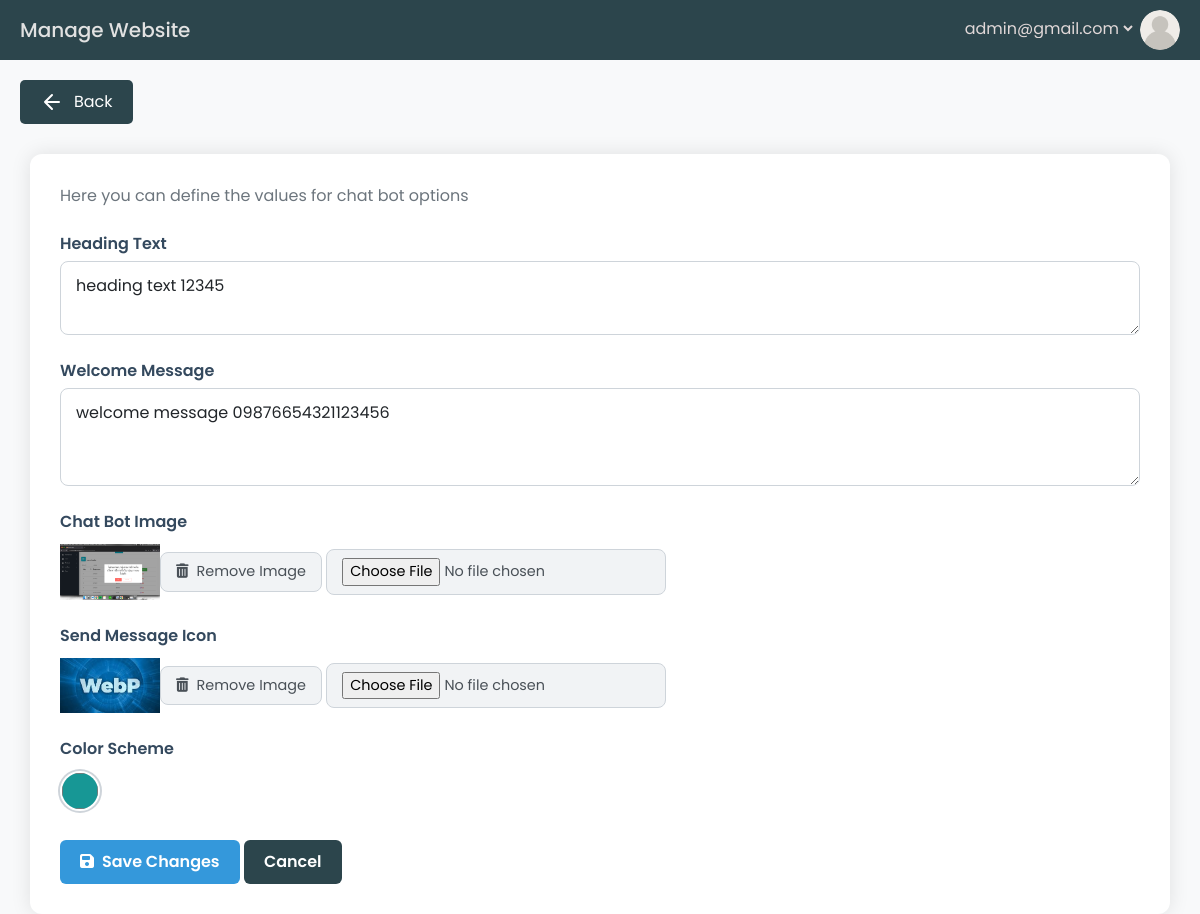
/add-website-configuration/1/ (signed in), run on the app's committed database.
### accounts/models.py (models this page shows, shortened)
class User(AbstractBaseUser):
    first_name = models.CharField(max_length=50, null=True, blank=True)
    last_name = models.CharField(max_length=50, null=True, blank=True)
    email = models.EmailField(max_length=100, unique=True)
    is_active = models.BooleanField(default=True)
    is_admin = models.BooleanField(default=False)
    is_staff = models.BooleanField(default=False)
    is_superuser = models.BooleanField(default=False)
    objects = UserManager()
    USERNAME_FIELD = 'email'

### base_app/models.py (models this page shows, shortened)
class WebsiteConfiguration(models.Model):
    website = models.OneToOneField(Website, on_delete=models.CASCADE)
    chat_bot_image = models.ImageField(upload_to='chatbot_images/')
    heading_text = models.CharField(max_length=500, null=True, blank=True)
    welcome_message = models.TextField(max_length=700, null=True, blank=True)
    send_message_icon = models.ImageField(upload_to='send_message_icons/')
    color_scheme = models.CharField(max_length=7, null=True, blank=True)

### base_app/views.py (the view, shortened to what this page needs)
# urls.py: path('add-website-configuration/<int:website_id>/', views.add_website_configuration, name='add_website_config'),
@login_required
def add_website_configuration(request, website_id=None):
    if website_id:
        website = get_object_or_404(Website, pk=website_id)  # Fetch existing website to update
        websiteConfig = website.websiteconfiguration
    else:
        websiteConfig = WebsiteConfiguration()
    return render(request, 'base_app/WebsiteConfiguration.html', {'websiteConfig': websiteConfig})

### base_app/templates/base_app/WebsiteConfiguration.html (shortened to what this page needs)
<!DOCTYPE html>
{% load static %}
<html lang="en">
<head>
    <link href="https://cdn.jsdelivr.net/npm/bootstrap@5.2.3/dist/css/bootstrap.min.css" rel="stylesheet">
    <link href="https://cdnjs.cloudflare.com/ajax/libs/font-awesome/6.4.0/css/all.min.css" rel="stylesheet">
</head>
<body>
    <header>
        <div class="header_bg_sec">
            <h1>Manage Website</h1>
            <div class="user-info">
                <select id="user-dropdown" class="user-dropdown">
                    <option value="email">{{ request.user.email }}</option>
                </select>
                <img src="{% static 'base_app/icons/user_avatar.png' %}" alt="User Avatar" class="user-avatar">
            </div>
        </div>
    </header>
    <div class="back-btn-sec">
        <a href="{% url 'home' %}">
            <button class="back-btn">
                <svg xmlns="http://www.w3.org/2000/svg" width="24" height="24" viewBox="0 0 24 24" fill="none" stroke="currentColor" stroke-width="2" stroke-linecap="round" stroke-linejoin="round">
                    <path d="M19 12H5M12 19l-7-7 7-7"/>
                </svg>
                Back
            </button>
        </a>
    </div>
    <div class="container settings-container">
        <p class="text-muted mb-4">Here you can define the values for chat bot options</p>
        <form method="POST" enctype="multipart/form-data">
            <div class="mb-4">
                <label for="headingText" class="form-label">Heading Text</label>
                <textarea class="form-control" id="headingText" rows="2" name="heading_text" placeholder="Enter heading text">{{ websiteConfig.heading_text|default:'' }}</textarea>
            </div>
            <div class="mb-4">
                <label for="welcomeMessage" class="form-label">Welcome Message</label>
                <textarea class="form-control" id="welcomeMessage" rows="3" name="welcome_message" placeholder="Enter welcome message">{{ websiteConfig.welcome_message|default:'' }}</textarea>
            </div>
            <div class="image-section mb-4">
                <div class="image-section-title">Chat Bot Image</div>
                <div class="d-flex align-items-center">
                    {% if websiteConfig.chat_bot_image %}
                        <img src="{{ websiteConfig.chat_bot_image.url }}" alt="Current chatbot Image" style="max-width: 100px; max-height: 100px;"><br>
                    {% else %}
                        <img src="https://via.placeholder.com/80x80/ff69b4/ffffff?text=Bot" alt="Chat Bot" class="image-preview">
                    {% endif %}
                    <div>
                        <button type="button" class="btn btn-upload" id="remove_image" onclick="removeImage('chatbot_image')">
                            <i class="fas fa-trash-alt me-2"></i>Remove Image
                        </button>
                        <input type="file" id="chatbot_image" class="btn btn-upload" name="chatbot_image" >
                    </div>
                </div>
            </div>
            <div class="image-section mb-4">
                <div class="image-section-title">Send Message Icon</div>
                <div class="d-flex align-items-center">
                    {% if websiteConfig.send_message_icon %}
                        <img src="{{ websiteConfig.send_message_icon.url }}" alt="Send Message Icon" style="max-width: 100px; max-height: 100px;"><br>
                    {% else %}
                        <img src="https://via.placeholder.com/80x80/ffd700/ffffff?text=Send" alt="Send Message Icon" class="image-preview">
                    {% endif %}
                    <div>
                        <button type="button" class="btn btn-upload" id="remove_image" onclick="removeImage('send_message_icon')">
                            <i class="fas fa-trash-alt me-2"></i>Remove Image
                        </button>
                        <input type="file" id="send_message_icon" class="btn btn-upload" name="send_message_icon">
                    </div>
                </div>
            </div>
            <div class="mb-4">
                <div class="image-section-title">Color Scheme</div>
                    <input type="color" class="color-scheme" id="color_scheme" name="color_scheme" value="{{ websiteConfig.color_scheme }}"><br>
            </div>
            <button type="submit" class="btn btn-primary"><i class="fas fa-save me-2"></i>Save Changes</button>
            <button type="button" class="btn btn-primary cencle_btn" onclick="window.location.href='{% url 'home' %}'">Cancel</button>
        </form>
    </div>
</body>
</html>

### base_app/templates/base_app/WebsiteConfiguration.html (style rules this page uses)
* { margin: 0; padding: 0; box-sizing: border-box; font-family: "Poppins", sans-serif; }
a { text-decoration: none; }
body { font-family: "Poppins", sans-serif; background-color: #f8f9fa; color: #333; }
.settings-container { background-color: white; border-radius: 12px; padding: 30px; box-shadow: 0 0 20px rgba(0,0,0,0.1); margin-top: 30px; }
.form-control::placeholder { color: #95a5a6; }
.form-control { border-radius: 8px; border: 1px solid #ced4da; padding: 12px 15px; }
.color-scheme { width: 40px; height: 40px; border: 2px solid #fff; box-shadow: 0 0 0 2px #ced4da; border-radius: 50%; display: inline-block; cursor: pointer; }
.btn-upload { background-color: #f1f3f5; border: 1px solid #ced4da; color: #495057; border-radius: 8px; padding: 8px 15px; font-size: 0.9em; transition: all 0.3s ease; }
.btn-primary { background-color: #3498db; border: none; padding: 10px 20px; font-weight: 600; }
.image-section { margin-bottom: 20px; }
.image-section-title { font-weight: 600; color: #34495e; margin-bottom: 10px; }
.form-label { font-weight: 600; color: #34495e; margin-bottom: 5px; }
.user-info img { height: 40px; width: 40px; object-fit: cover; border-radius: 100%; }
.header_bg_sec { background-color: #2c454c; height: 60px; width: 100%; display: flex; justify-content: space-between; align-items: center; padding: 0 20px; }
.header_bg_sec h1 { color: #e1e1e1; font-size: 20px; font-weight: 500; margin: 0; }
.user-info .user-dropdown { background-color: transparent; color: #e1d8d8; border: none; }
.back-btn-sec { margin: 20px; }
.back-btn { display: inline-flex; align-items: center; padding: 10px 20px; background-color: #2c454c; color: white; border: none; border-radius: 5px; font-size: 16px; cursor: pointer; transition: all 0.3s ease; }
.back-btn svg { margin-right: 10px; transition: all 0.3s ease; }
.cencle_btn { background-color: #2c454c; color: white; }

### data on the page
User: email "admin@gmail.com"
WebsiteConfiguration: heading_text "heading text 12345", welcome_message "welcome message 09876654321123456", chat_bot_image (picture), send_message_icon (picture), color_scheme "#179795"
